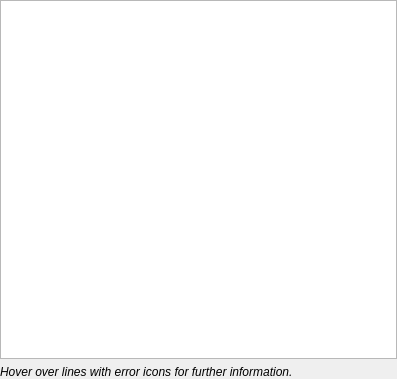
<?xml version="1.0" encoding="UTF-8"?>
<ui version="4.0">
 <class>ReportsWidgetStatistics</class>
 <widget class="QWidget" name="ReportsWidgetStatistics">
  <property name="geometry">
   <rect>
    <x>0</x>
    <y>0</y>
    <width>397</width>
    <height>379</height>
   </rect>
  </property>
  <layout class="QVBoxLayout" name="verticalLayout" stretch="0,0">
   <property name="leftMargin">
    <number>0</number>
   </property>
   <property name="topMargin">
    <number>0</number>
   </property>
   <property name="rightMargin">
    <number>0</number>
   </property>
   <property name="bottomMargin">
    <number>0</number>
   </property>
   <item>
    <widget class="QTableView" name="statisticsTableView">
     <property name="editTriggers">
      <set>QAbstractItemView::NoEditTriggers</set>
     </property>
     <property name="showDropIndicator" stdset="0">
      <bool>false</bool>
     </property>
     <property name="alternatingRowColors">
      <bool>true</bool>
     </property>
     <property name="textElideMode">
      <enum>Qt::ElideMiddle</enum>
     </property>
     <property name="sortingEnabled">
      <bool>false</bool>
     </property>
     <attribute name="horizontalHeaderVisible">
      <bool>false</bool>
     </attribute>
     <attribute name="horizontalHeaderStretchLastSection">
      <bool>true</bool>
     </attribute>
     <attribute name="verticalHeaderVisible">
      <bool>false</bool>
     </attribute>
    </widget>
   </item>
   <item>
    <widget class="QLabel" name="tipLabel">
     <property name="font">
      <font>
       <italic>true</italic>
      </font>
     </property>
     <property name="text">
      <string>Hover over lines with error icons for further information.</string>
     </property>
     <property name="wordWrap">
      <bool>true</bool>
     </property>
    </widget>
   </item>
  </layout>
 </widget>
 <tabstops>
  <tabstop>statisticsTableView</tabstop>
 </tabstops>
 <resources/>
 <connections/>
</ui>
